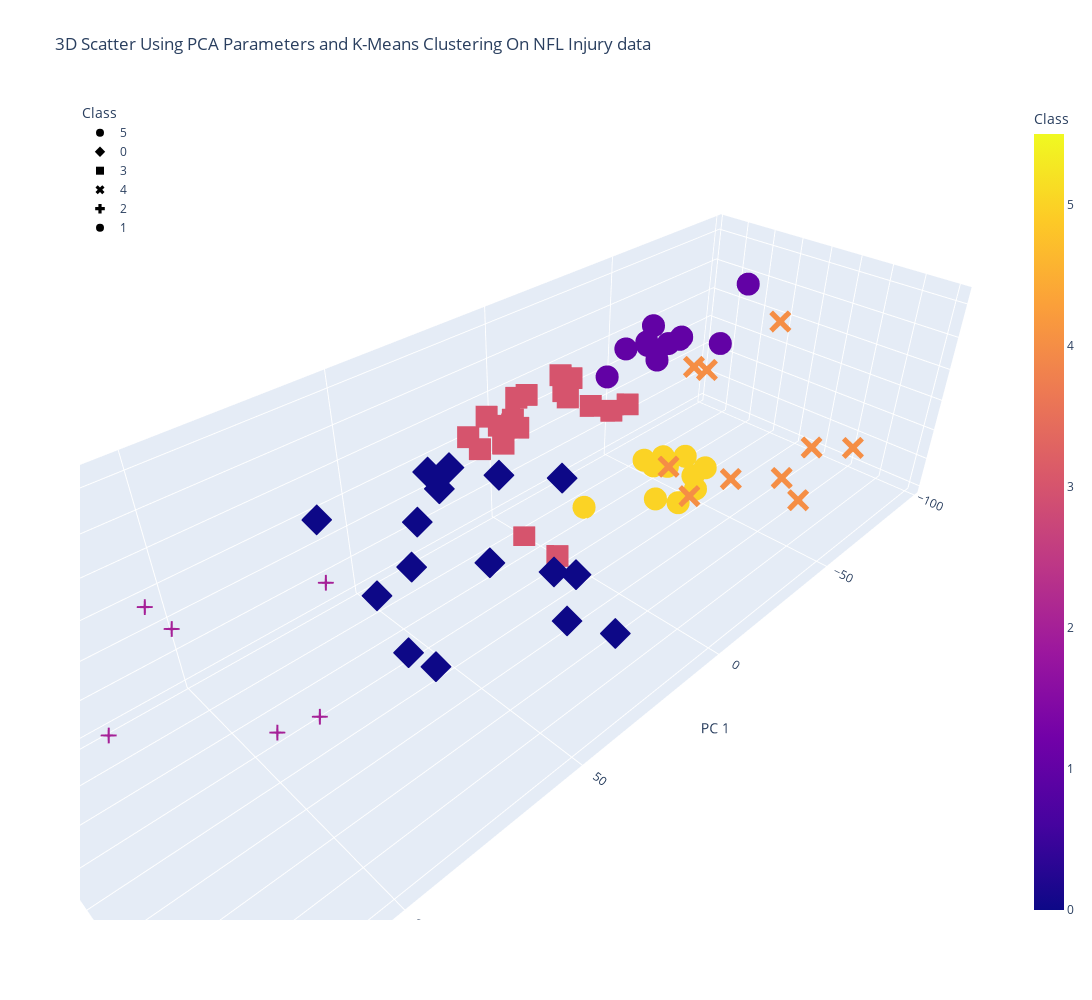

This figure's notebook cell:
### Code cell
fig = px.scatter_3d(
    clustered_play_injuries,
    x="PC 1",
    y="PC 2",
    z="PC 3",
    color='Class',
    symbol='Class',
    width=1200,
    height=1000,
    title="3D Scatter Using PCA Parameters and K-Means Clustering On NFL Injury data",
    hover_name="FieldType",
    hover_data=[clustered_play_injuries.InjuryDuration,
                clustered_play_injuries.RosterPosition,
                clustered_play_injuries.Precipitation,
                clustered_play_injuries.OutdoorStadium,
                clustered_play_injuries.InjuryType,
                clustered_play_injuries.RosterPosition,
                clustered_play_injuries.Temperature]
)

fig.update_layout(legend=dict(x=0, y=1))
fig.show()

### Figure 1 — Plotly figure (JSON) as saved in the notebook; plotly's stock layout.template omitted (floating-point values rounded to 4 significant figures; data arrays with more than 128 entries replaced by an {"elided": "..."} marker saying what was removed)
{"data": [{"customdata": [[42, 3, 0, 1, 36, 3, 89], [42, 1, 0, 1, 6, 1, 76], [42, 4, 0, 1, 35, 4, 78], [42, 2, 0, 0, 36, 2, 84], [42, 2, 0, 1, 36, 2, 88], [42, 2, 0, 1, 36, 2, 33], [42, 7, 0, 0, 35, 7, 70], [42, 2, 0, 1, 35, 2, 70], [42, 3, 0, 1, 35, 3, 88], [42, 3, 0, 0, 36, 3, 70], [42, 1, 0, 0, 36, 1, 68]], "hovertemplate": "<b>%{hovertext}</b><br><br>Class=%{marker.color}<br>PC 1=%{x}<br>PC 2=%{y}<br>PC 3=%{z}<br>InjuryDuration=%{customdata[0]}<br>RosterPosition=%{customdata[5]}<br>Precipitation=%{customdata[2]}<br>OutdoorStadium=%{customdata[3]}<br>InjuryType=%{customdata[4]}<br>Temperature=%{customdata[6]}<extra></extra>", "hovertext": [0, 1, 1, 1, 0, 0, 1, 0, 0, 1, 1], "legendgroup": "5", "marker": {"color": [5, 5, 5, 5, 5, 5, 5, 5, 5, 5, 5], "coloraxis": "coloraxis", "symbol": "circle"}, "mode": "markers", "name": "5", "scene": "scene", "showlegend": true, "type": "scatter3d", "x": [-50.78, -34.88, -56.77, -35.28, -50.93, -47.61, -27.08, -20.13, -50.0, -41.88, -55.16], "y": [-5.303, 11.42, -11.68, 16.65, -10.86, -12.11, 9.032, -11.98, 9.199, 10.75, -2.073], "z": [-26.05, -23.76, -28.01, -16.64, -28.48, -25.43, -19.79, -29.7, -19.62, -17.97, -22.87]}, {"customdata": [[28, 5, 0, 1, 6, 5, 81], [28, 6, 0, 1, 36, 6, 79], [7, 8, 0, 1, 36, 8, 79], [7, 7, 1, 1, 36, 7, 58], [42, 8, 0, 0, 6, 8, 79], [28, 2, 0, 1, 36, 2, 46], [42, 1, 1, 1, 36, 1, 70], [28, 1, 0, 0, 36, 1, 78], [28, 7, 0, 1, 35, 7, 73], [7, 4, 0, 1, 36, 4, 62], [7, 4, 1, 1, 36, 4, 61], [42, 4, 0, 1, 6, 4, 38], [42, 2, 0, 1, 35, 2, 46], [7, 1, 0, 1, 35, 1, 44], [7, 8, 0, 1, 35, 8, 79], [7, 5, 0, 1, 36, 5, 45]], "hovertemplate": "<b>%{hovertext}</b><br><br>Class=%{marker.color}<br>PC 1=%{x}<br>PC 2=%{y}<br>PC 3=%{z}<br>InjuryDuration=%{customdata[0]}<br>RosterPosition=%{customdata[5]}<br>Precipitation=%{customdata[2]}<br>OutdoorStadium=%{customdata[3]}<br>InjuryType=%{customdata[4]}<br>Temperature=%{customdata[6]}<extra></extra>", "hovertext": [0, 0, 0, 0, 0, 1, 1, 1, 1, 1, 0, 0, 1, 0, 0, 1], "legendgroup": "0", "marker": {"color": [0, 0, 0, 0, 0, 0, 0, 0, 0, 0, 0, 0, 0, 0, 0, 0], "coloraxis": "coloraxis", "symbol": "diamond"}, "mode": "markers", "name": "0", "scene": "scene", "showlegend": true, "type": "scatter3d", "x": [27.37, 55.12, 53.31, 33.11, 28.79, 73.61, 59.55, 41.16, 51.78, 30.27, 31.74, 11.34, 17.52, 29.74, 36.84, 59.67], "y": [-1.217, -12.68, 4.531, 29.65, 43.04, 25.27, 15.24, -16.4, 49.35, -20.68, 8.174, 14.37, 12.35, -12.55, -7.873, -28.12], "z": [-18.28, -19.66, 10.99, 25.01, -13.33, -1.222, -21.78, -20.46, 8.896, 2.075, 15.15, -22.46, -19.18, 6.881, 6.137, -1.825]}, {"customdata": {"elided": "20x7 int values"}, "hovertemplate": "<b>%{hovertext}</b><br><br>Class=%{marker.color}<br>PC 1=%{x}<br>PC 2=%{y}<br>PC 3=%{z}<br>InjuryDuration=%{customdata[0]}<br>RosterPosition=%{customdata[5]}<br>Precipitation=%{customdata[2]}<br>OutdoorStadium=%{customdata[3]}<br>InjuryType=%{customdata[4]}<br>Temperature=%{customdata[6]}<extra></extra>", "hovertext": [0, 1, 0, 1, 1, 1, 1, 0, 0, 0, 0, 1, 1, 0, 0, 0, 1, 1, 1, 1], "legendgroup": "3", "marker": {"color": [3, 3, 3, 3, 3, 3, 3, 3, 3, 3, 3, 3, 3, 3, 3, 3, 3, 3, 3, 3], "coloraxis": "coloraxis", "symbol": "square"}, "mode": "markers", "name": "3", "scene": "scene", "showlegend": true, "type": "scatter3d", "x": [-20.76, -10.65, -4.118, 2.262, 3.709, -19.32, 1.734, -17.78, -19.18, -9.477, 12.75, -6.78, 8.605, -12.22, -2.136, 11.96, 12.14, 12.14, -5.116, 18.81], "y": [-21.77, 10.36, -23.68, -14.61, -22.46, -17.38, -16.9, -20.1, -18.51, -25.17, -17.05, 8.393, 4.858, -3.506, -23.44, -25.79, -11.67, -11.54, -26.31, -13.2], "z": [5.512, 17.91, 9.107, -30.43, 4.02, 11.84, 4.881, 12.32, 5.366, 7.354, 12.72, 16.82, -23.04, 11.36, 1.618, 2.489, 6.78, 6.661, 0.7234, 7.19]}, {"customdata": [[42, 6, 0, 1, 35, 6, 63], [42, 6, 0, 1, 36, 6, 72], [1, 6, 0, 1, 36, 6, 89], [42, 8, 0, 1, 6, 8, 68], [42, 1, 0, 0, 35, 1, 89], [28, 2, 0, 1, 35, 2, 75], [1, 2, 0, 0, 36, 2, 70], [7, 2, 0, 1, 36, 2, 67], [42, 6, 0, 1, 35, 6, 61], [28, 7, 0, 1, 6, 7, 55]], "hovertemplate": "<b>%{hovertext}</b><br><br>Class=%{marker.color}<br>PC 1=%{x}<br>PC 2=%{y}<br>PC 3=%{z}<br>InjuryDuration=%{customdata[0]}<br>RosterPosition=%{customdata[5]}<br>Precipitation=%{customdata[2]}<br>OutdoorStadium=%{customdata[3]}<br>InjuryType=%{customdata[4]}<br>Temperature=%{customdata[6]}<extra></extra>", "hovertext": [1, 0, 0, 0, 1, 1, 1, 0, 1, 1], "legendgroup": "4", "marker": {"color": [4, 4, 4, 4, 4, 4, 4, 4, 4, 4], "coloraxis": "coloraxis", "symbol": "x"}, "mode": "markers", "name": "4", "scene": "scene", "showlegend": true, "type": "scatter3d", "x": [-59.11, -60.74, -50.61, -50.72, -31.29, -19.38, -16.74, -30.95, -39.16, -9.703], "y": [49.3, 36.54, 26.73, 34.44, 50.74, 18.37, 25.26, 19.26, 25.37, 32.66], "z": [0.8116, -5.323, 32.87, -11.87, -1.929, -1.165, 31.57, 23.39, -11.06, 1.022]}, {"customdata": [[42, 2, 0, 0, 36, 2, 74], [7, 1, 1, 1, 35, 1, 58], [1, 2, 0, 1, 35, 2, 53], [1, 8, 0, 0, 35, 8, 57], [1, 1, 0, 0, 35, 1, 70], [42, 4, 0, 1, 36, 4, 39], [7, 6, 0, 1, 35, 6, 45], [1, 1, 1, 1, 35, 1, 39]], "hovertemplate": "<b>%{hovertext}</b><br><br>Class=%{marker.color}<br>PC 1=%{x}<br>PC 2=%{y}<br>PC 3=%{z}<br>InjuryDuration=%{customdata[0]}<br>RosterPosition=%{customdata[5]}<br>Precipitation=%{customdata[2]}<br>OutdoorStadium=%{customdata[3]}<br>InjuryType=%{customdata[4]}<br>Temperature=%{customdata[6]}<extra></extra>", "hovertext": [1, 0, 0, 1, 1, 1, 0, 1], "legendgroup": "2", "marker": {"color": [2, 2, 2, 2, 2, 2, 2, 2], "coloraxis": "coloraxis", "symbol": "cross"}, "mode": "markers", "name": "2", "scene": "scene", "showlegend": true, "type": "scatter3d", "x": [84.3, 136.1, 89.37, 107.7, 110.1, 94.21, 131.4, 130.1], "y": [2.786, -17.45, 24.48, -18.57, 0.7017, 0.9035, 21.19, -9.954], "z": [-29.14, -2.455, 26.1, 5.211, 12.93, -28.15, 16.22, 9.106]}, {"customdata": [[7, 2, 0, 1, 35, 2, 65], [7, 1, 0, 0, 36, 1, 70], [7, 6, 0, 1, 36, 6, 68], [1, 2, 0, 0, 36, 2, 70], [7, 2, 0, 1, 35, 2, 70], [1, 2, 0, 1, 35, 2, 89], [1, 7, 0, 0, 35, 7, 70], [7, 2, 0, 1, 36, 2, 89], [1, 2, 0, 1, 35, 2, 80], [7, 3, 0, 1, 36, 3, 55], [1, 1, 0, 1, 36, 1, 71], [1, 2, 0, 0, 35, 2, 70]], "hovertemplate": "<b>%{hovertext}</b><br><br>Class=%{marker.color}<br>PC 1=%{x}<br>PC 2=%{y}<br>PC 3=%{z}<br>InjuryDuration=%{customdata[0]}<br>RosterPosition=%{customdata[5]}<br>Precipitation=%{customdata[2]}<br>OutdoorStadium=%{customdata[3]}<br>InjuryType=%{customdata[4]}<br>Temperature=%{customdata[6]}<extra></extra>", "hovertext": [1, 1, 0, 1, 0, 0, 1, 0, 0, 1, 0, 1], "legendgroup": "1", "marker": {"color": [1, 1, 1, 1, 1, 1, 1, 1, 1, 1, 1, 1], "coloraxis": "coloraxis", "symbol": "circle"}, "mode": "markers", "name": "1", "scene": "scene", "showlegend": true, "type": "scatter3d", "x": [-60.55, -53.7, -53.5, -60.65, -60.76, -48.62, -94.93, -48.8, -46.94, -31.15, -39.59, -42.69], "y": [-24.02, 7.079, -14.74, -22.35, -16.26, -14.91, -12.74, -10.88, -1.381, -14.56, -15.21, 1.165], "z": [5.426, 18.97, 9.187, 12.52, 8.618, 13.71, 18.66, 9.225, 20.37, 8.887, 14.48, 21.97]}], "layout": {"coloraxis": {"colorbar": {"title": {"text": "Class"}}, "colorscale": [[0, "#0d0887"], [0.1111, "#46039f"], [0.2222, "#7201a8"], [0.3333, "#9c179e"], [0.4444, "#bd3786"], [0.5556, "#d8576b"], [0.6667, "#ed7953"], [0.7778, "#fb9f3a"], [0.8889, "#fdca26"], [1, "#f0f921"]]}, "height": 1000, "legend": {"title": {"text": "Class"}, "tracegroupgap": 0, "x": 0, "y": 1}, "scene": {"domain": {"x": [0, 1], "y": [0, 1]}, "xaxis": {"title": {"text": "PC 1"}}, "yaxis": {"title": {"text": "PC 2"}}, "zaxis": {"title": {"text": "PC 3"}}}, "title": {"text": "3D Scatter Using PCA Parameters and K-Means Clustering On NFL Injury data"}, "width": 1200}}
